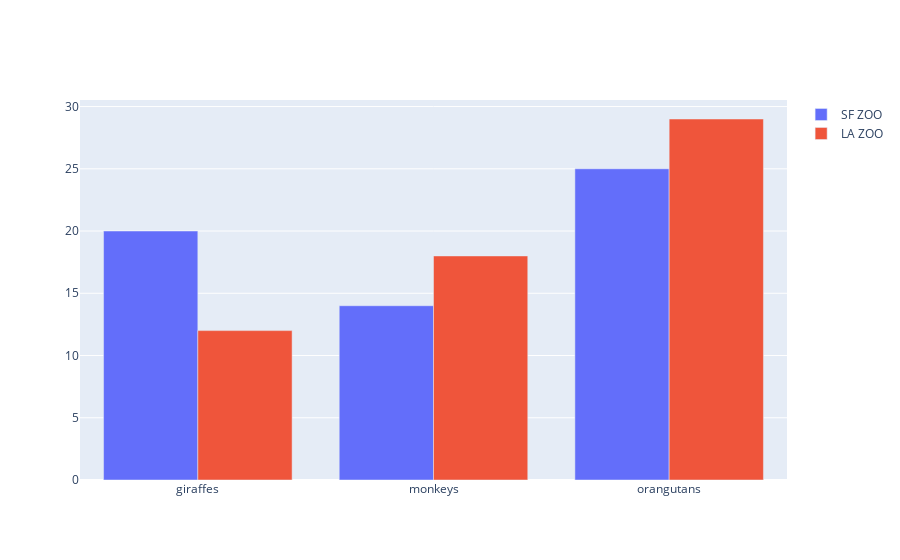

Notebook code for this chart:
### Code cell
fig = go.Figure(data=[
        go.Bar(name='SF ZOO', x=animals, y=[20, 14, 25]),
        go.Bar(name='LA ZOO', x=animals, y=[12, 18, 29])
])

fig.update_layout(barmode='group')
fig

### Figure 1 — Plotly figure (JSON) as saved in the notebook; plotly's stock layout.template omitted (floating-point values rounded to 4 significant figures)
{"data": [{"name": "SF ZOO", "type": "bar", "x": ["giraffes", "monkeys", "orangutans"], "y": [20, 14, 25]}, {"name": "LA ZOO", "type": "bar", "x": ["giraffes", "monkeys", "orangutans"], "y": [12, 18, 29]}], "layout": {}}
